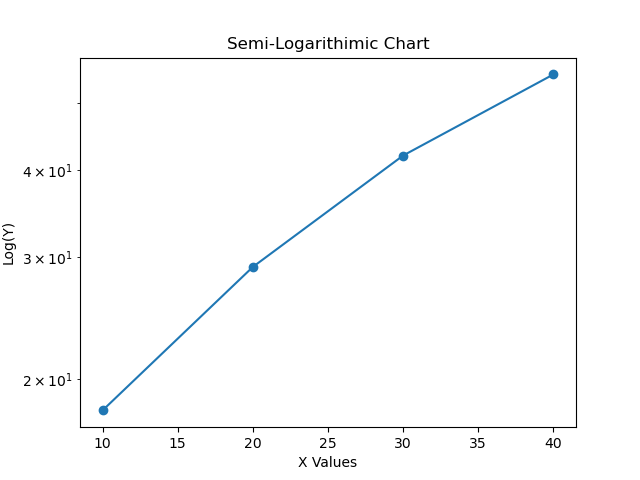

Here is the Python script that generated this plot:
import matplotlib.pyplot as plt
#Semi logarithimic chart
n = int(input("Enter number of points: "))

x = []
y = []

for i in range(n):
    xv = int(input(f"Enter x value {i+1}: "))
    yv = int(input(f"Enter y value {i+1}: "))

    x.append(xv)
    y.append(yv)

plt.semilogy(x,y,marker='o')
plt.title("Semi-Logarithimic Chart")
plt.xlabel("X Values")
plt.ylabel("Log(Y)")
plt.savefig("1b.png")
